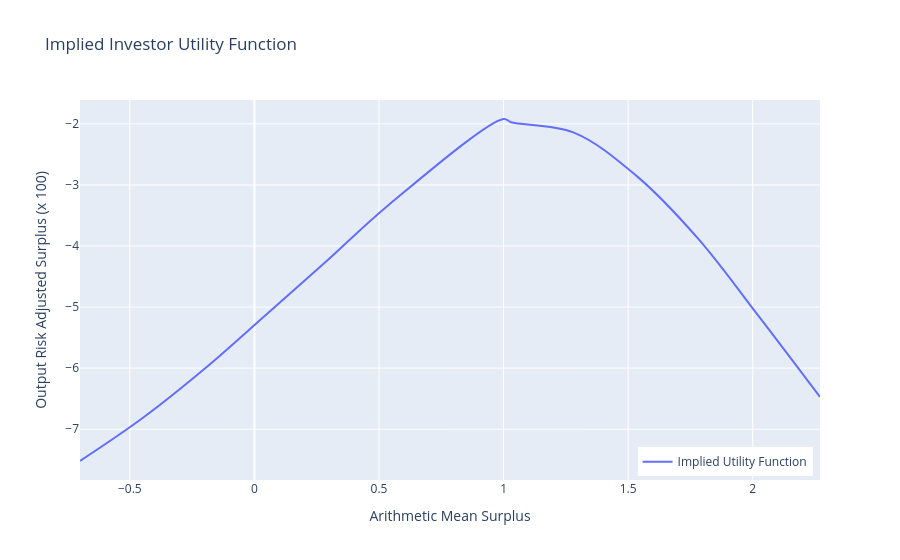

This figure's notebook cell:
### Code cell
utility_fig.show()

### Figure 1 — Plotly figure (JSON) as saved in the notebook; plotly's stock layout.template omitted (floating-point values rounded to 4 significant figures)
{"data": [{"hovertemplate": "Arithmetic Mean Surplus=%{x}<br>Output Risk Adjusted Surplus (x 100)=%{y}<extra></extra>", "legendgroup": "", "line": {"color": "#636efa", "dash": "solid", "shape": "spline"}, "marker": {"symbol": "circle"}, "mode": "lines", "name": "Implied Utility Function", "orientation": "v", "showlegend": true, "type": "scatter", "x": [-0.7, -0.45, -0.2, 0.04, 0.29, 0.54, 1, 1.03, 1.28, 1.53, 1.78, 2.02, 2.27], "xaxis": "x", "y": [-7.521, -6.821, -6.011, -5.151, -4.246, -3.323, -1.92, -1.972, -2.138, -2.839, -3.875, -5.128, -6.473], "yaxis": "y"}], "layout": {"legend": {"tracegroupgap": 0, "x": 0.99, "xanchor": "right", "y": 0.01, "yanchor": "bottom"}, "title": {"text": "Implied Investor Utility Function"}, "xaxis": {"anchor": "y", "domain": [0, 1], "title": {"text": "Arithmetic Mean Surplus"}}, "yaxis": {"anchor": "x", "domain": [0, 1], "title": {"text": "Output Risk Adjusted Surplus (x 100)"}}}}
